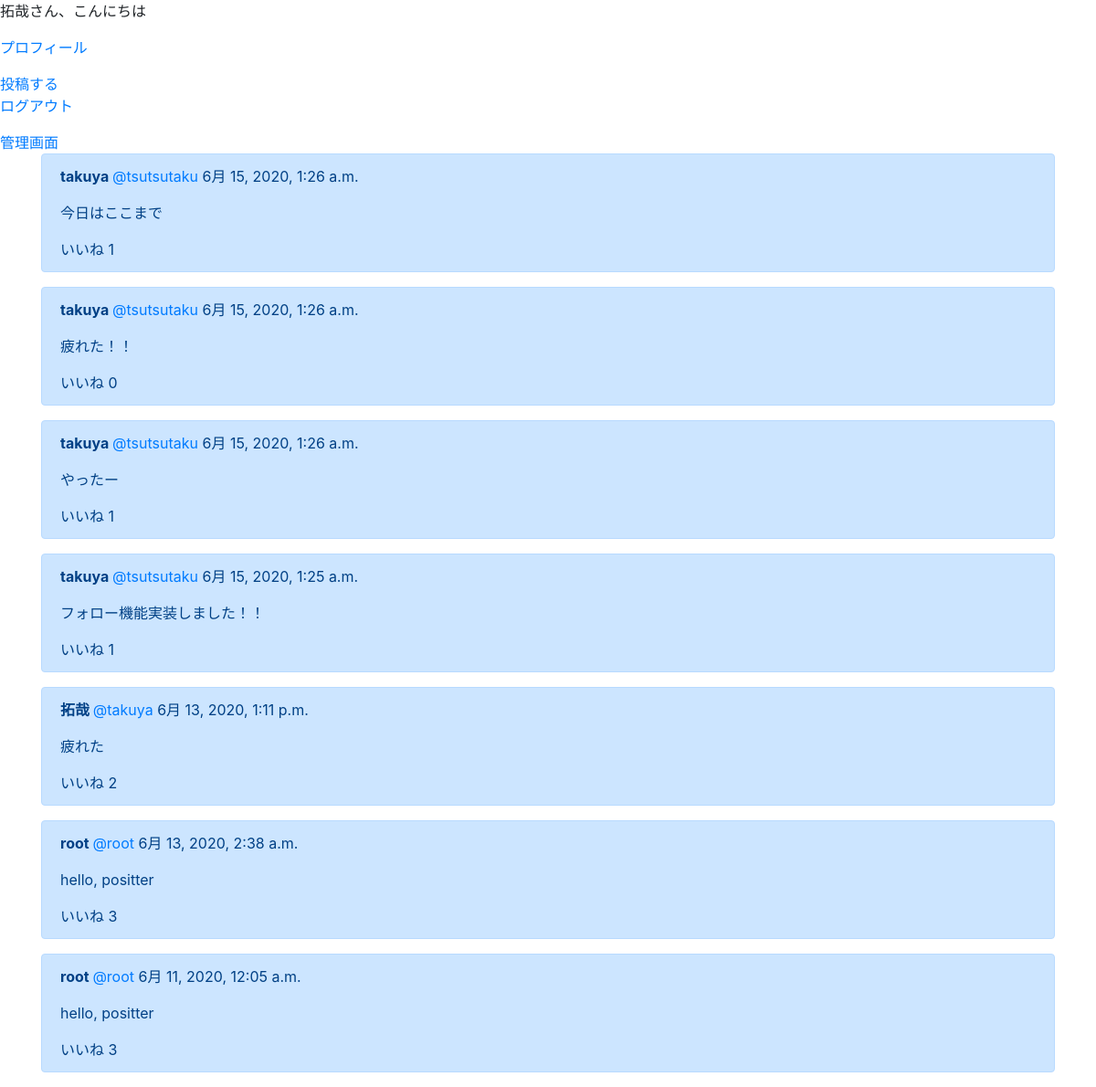
Screenshot of /home/ (signed in) with the database file from the repository.
### positterapp/models.py (models this page shows, shortened)
class Profile(models.Model):
    user = models.OneToOneField(User,
                                on_delete=models.CASCADE,
                                related_name="profile")
    display_name = models.CharField(max_length=20)
    birthday = models.DateField(auto_now=False, null=True, blank=True)

class Post(models.Model):
    author = models.ForeignKey(User, on_delete=models.CASCADE)
    text = models.TextField()
    positive_score = models.IntegerField(null=True)
    created_at = models.DateTimeField(default=timezone.now)
    like_num = models.IntegerField(default=0, blank=True)

### positterapp/views.py (the view)
# urls.py: path('home/', views.homefunc, name='home'),
def homefunc(request):
    object_list = Post.objects.all()
    if request.user.is_authenticated:
        user = request.user
        profile = Profile.objects.get(user=user)
        like_tf = []
        for i in object_list[::-1]:
            if Like.objects.filter(user=user, post=i).count() == 0:
                like_tf.append(False)
            else:
                like_tf.append(True)
        zip_l = zip(object_list[::-1], like_tf)
        return render(request, 'home.html', {
            'object_list': zip_l,
            'profile': profile,
        })
    else:
        return redirect('index')

### templates/home.html (shortened to what this page needs)
{% extends 'base.html' %}
{% block content %}
<p>{{profile.display_name}}さん、こんにちは</p>
<p><a href="{% url 'profile' user.username %}">プロフィール</a></p>
<a href="{% url 'create'%}">投稿する</a>
<p><a href="{% url 'logout'%}">ログアウト</a></p>
<a href="/admin/"">管理画面</a>
<div class="container">
    {% for item, tf in object_list %}
    <div class="alert alert-primary" role="alert">
        <p><b>{{item.author.profile.display_name}} </b><a href="{% url 'profile' item.author %}">@{{item.author}}  </a> {{item.created_at}}</p>
        <p>{{ item.text}}</p>
        {% if tf %}
        <a role="button" onclick="likes('{{ item.pk }}')" id='like_{{item.pk}}' style="color: red;">いいね</a>
        <span id="like_num_{{item.pk}}">{{ item.like_num }}</span>
        {% else %}
        <a role="button" onclick="likes('{{ item.pk }}')" id='like_{{item.pk}}'>いいね</a>
        <span id="like_num_{{item.pk}}">{{ item.like_num }}</span>
        {% endif %}
    </div>
    {% endfor %}
</div>
{% endblock content %}

### rows the page displays
Profile: display_name "拓哉"
Post: author.profile.display_name "takuya", author "tsutsutaku", created_at "6月 15, 2020, 1:26 a.m.", text "今日はここまで", like_num "1"
Post: author.profile.display_name "takuya", author "tsutsutaku", created_at "6月 15, 2020, 1:26 a.m.", text "疲れた！！", like_num "0"
Post: author.profile.display_name "takuya", author "tsutsutaku", created_at "6月 15, 2020, 1:26 a.m.", text "やったー", like_num "1"
Post: author.profile.display_name "takuya", author "tsutsutaku", created_at "6月 15, 2020, 1:25 a.m.", text "フォロー機能実装しました！！", like_num "1"
Post: author.profile.display_name "拓哉", author "takuya", created_at "6月 13, 2020, 1:11 p.m.", text "疲れた", like_num "2"
Post: author.profile.display_name "root", author "root", created_at "6月 13, 2020, 2:38 a.m.", text "hello, positter", like_num "3"
Post: author.profile.display_name "root", author "root", created_at "6月 11, 2020, 12:05 a.m.", text "hello, positter", like_num "3"
